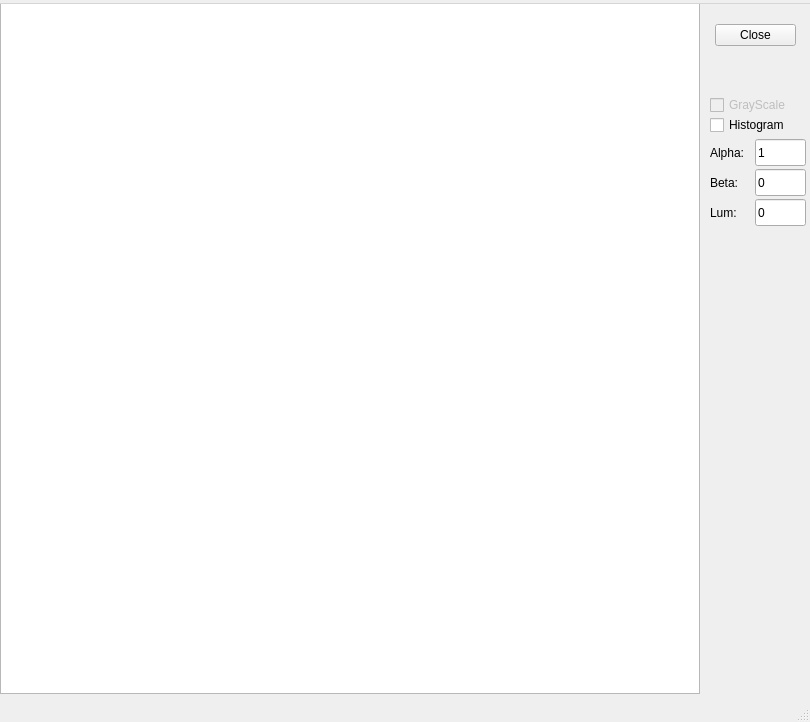
<?xml version="1.0" encoding="UTF-8"?>
<ui version="4.0">
 <class>DisplayWindow</class>
 <widget class="QMainWindow" name="DisplayWindow">
  <property name="geometry">
   <rect>
    <x>0</x>
    <y>0</y>
    <width>810</width>
    <height>722</height>
   </rect>
  </property>
  <property name="sizePolicy">
   <sizepolicy hsizetype="Preferred" vsizetype="Preferred">
    <horstretch>0</horstretch>
    <verstretch>0</verstretch>
   </sizepolicy>
  </property>
  <property name="windowTitle">
   <string>DisplayWindow</string>
  </property>
  <widget class="QWidget" name="centralwidget">
   <property name="sizePolicy">
    <sizepolicy hsizetype="MinimumExpanding" vsizetype="MinimumExpanding">
     <horstretch>0</horstretch>
     <verstretch>0</verstretch>
    </sizepolicy>
   </property>
   <widget class="QDialogButtonBox" name="buttonBox">
    <property name="geometry">
     <rect>
      <x>715</x>
      <y>20</y>
      <width>81</width>
      <height>61</height>
     </rect>
    </property>
    <property name="sizePolicy">
     <sizepolicy hsizetype="Fixed" vsizetype="Preferred">
      <horstretch>0</horstretch>
      <verstretch>0</verstretch>
     </sizepolicy>
    </property>
    <property name="layoutDirection">
     <enum>Qt::LeftToRight</enum>
    </property>
    <property name="orientation">
     <enum>Qt::Vertical</enum>
    </property>
    <property name="standardButtons">
     <set>QDialogButtonBox::Close</set>
    </property>
   </widget>
   <widget class="QCheckBox" name="checkBoxGrayScale">
    <property name="enabled">
     <bool>false</bool>
    </property>
    <property name="geometry">
     <rect>
      <x>710</x>
      <y>90</y>
      <width>98</width>
      <height>22</height>
     </rect>
    </property>
    <property name="text">
     <string>GrayScale</string>
    </property>
   </widget>
   <widget class="QCheckBox" name="checkBoxHistogram">
    <property name="enabled">
     <bool>true</bool>
    </property>
    <property name="geometry">
     <rect>
      <x>710</x>
      <y>110</y>
      <width>98</width>
      <height>22</height>
     </rect>
    </property>
    <property name="text">
     <string>Histogram</string>
    </property>
   </widget>
   <widget class="QGraphicsView" name="graphicsView">
    <property name="geometry">
     <rect>
      <x>0</x>
      <y>-10</y>
      <width>700</width>
      <height>700</height>
     </rect>
    </property>
    <property name="mouseTracking">
     <bool>true</bool>
    </property>
   </widget>
   <widget class="QLabel" name="labelAlpha">
    <property name="geometry">
     <rect>
      <x>710</x>
      <y>140</y>
      <width>51</width>
      <height>17</height>
     </rect>
    </property>
    <property name="text">
     <string>Alpha:</string>
    </property>
   </widget>
   <widget class="QLineEdit" name="lineEditAlpha">
    <property name="geometry">
     <rect>
      <x>755</x>
      <y>135</y>
      <width>51</width>
      <height>27</height>
     </rect>
    </property>
    <property name="text">
     <string>1</string>
    </property>
   </widget>
   <widget class="QLabel" name="labelBeta">
    <property name="geometry">
     <rect>
      <x>710</x>
      <y>170</y>
      <width>51</width>
      <height>17</height>
     </rect>
    </property>
    <property name="text">
     <string>Beta:</string>
    </property>
   </widget>
   <widget class="QLineEdit" name="lineEditBeta">
    <property name="geometry">
     <rect>
      <x>755</x>
      <y>165</y>
      <width>51</width>
      <height>27</height>
     </rect>
    </property>
    <property name="text">
     <string>0</string>
    </property>
   </widget>
   <widget class="QLineEdit" name="lineEditLum">
    <property name="geometry">
     <rect>
      <x>755</x>
      <y>195</y>
      <width>51</width>
      <height>27</height>
     </rect>
    </property>
    <property name="text">
     <string>0</string>
    </property>
   </widget>
   <widget class="QLabel" name="labelLum">
    <property name="geometry">
     <rect>
      <x>710</x>
      <y>200</y>
      <width>51</width>
      <height>17</height>
     </rect>
    </property>
    <property name="text">
     <string>Lum:</string>
    </property>
   </widget>
  </widget>
  <widget class="QMenuBar" name="menubar">
   <property name="geometry">
    <rect>
     <x>0</x>
     <y>0</y>
     <width>810</width>
     <height>25</height>
    </rect>
   </property>
   <widget class="QMenu" name="menuDisplay_Window">
    <property name="title">
     <string/>
    </property>
   </widget>
   <addaction name="menuDisplay_Window"/>
  </widget>
  <widget class="QStatusBar" name="statusbar"/>
 </widget>
 <resources/>
 <connections>
  <connection>
   <sender>buttonBox</sender>
   <signal>rejected()</signal>
   <receiver>DisplayWindow</receiver>
   <slot>close()</slot>
   <hints>
    <hint type="sourcelabel">
     <x>730</x>
     <y>80</y>
    </hint>
    <hint type="destinationlabel">
     <x>399</x>
     <y>349</y>
    </hint>
   </hints>
  </connection>
  <connection>
   <sender>buttonBox</sender>
   <signal>accepted()</signal>
   <receiver>DisplayWindow</receiver>
   <slot>close()</slot>
   <hints>
    <hint type="sourcelabel">
     <x>730</x>
     <y>80</y>
    </hint>
    <hint type="destinationlabel">
     <x>399</x>
     <y>349</y>
    </hint>
   </hints>
  </connection>
 </connections>
</ui>
